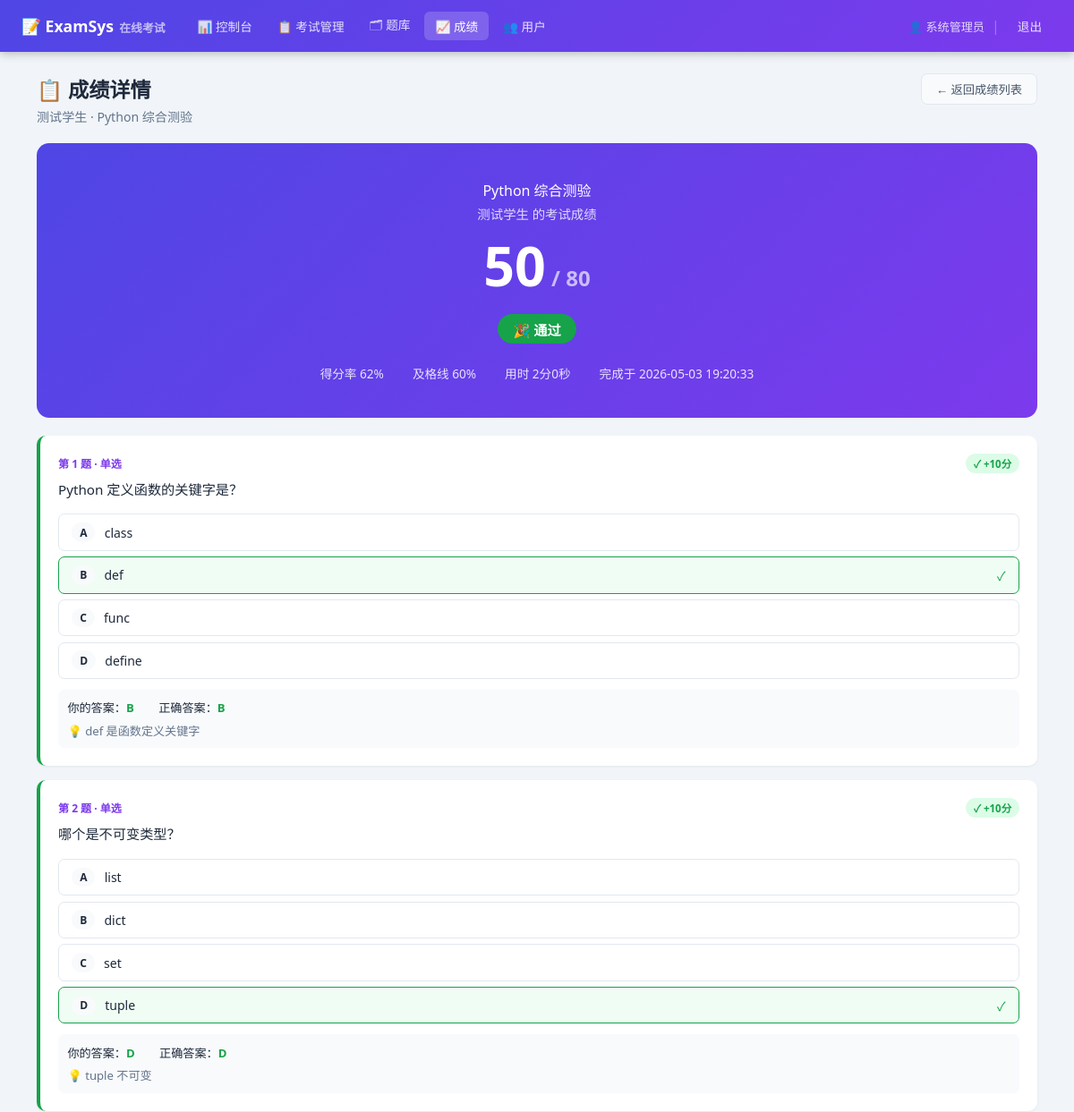
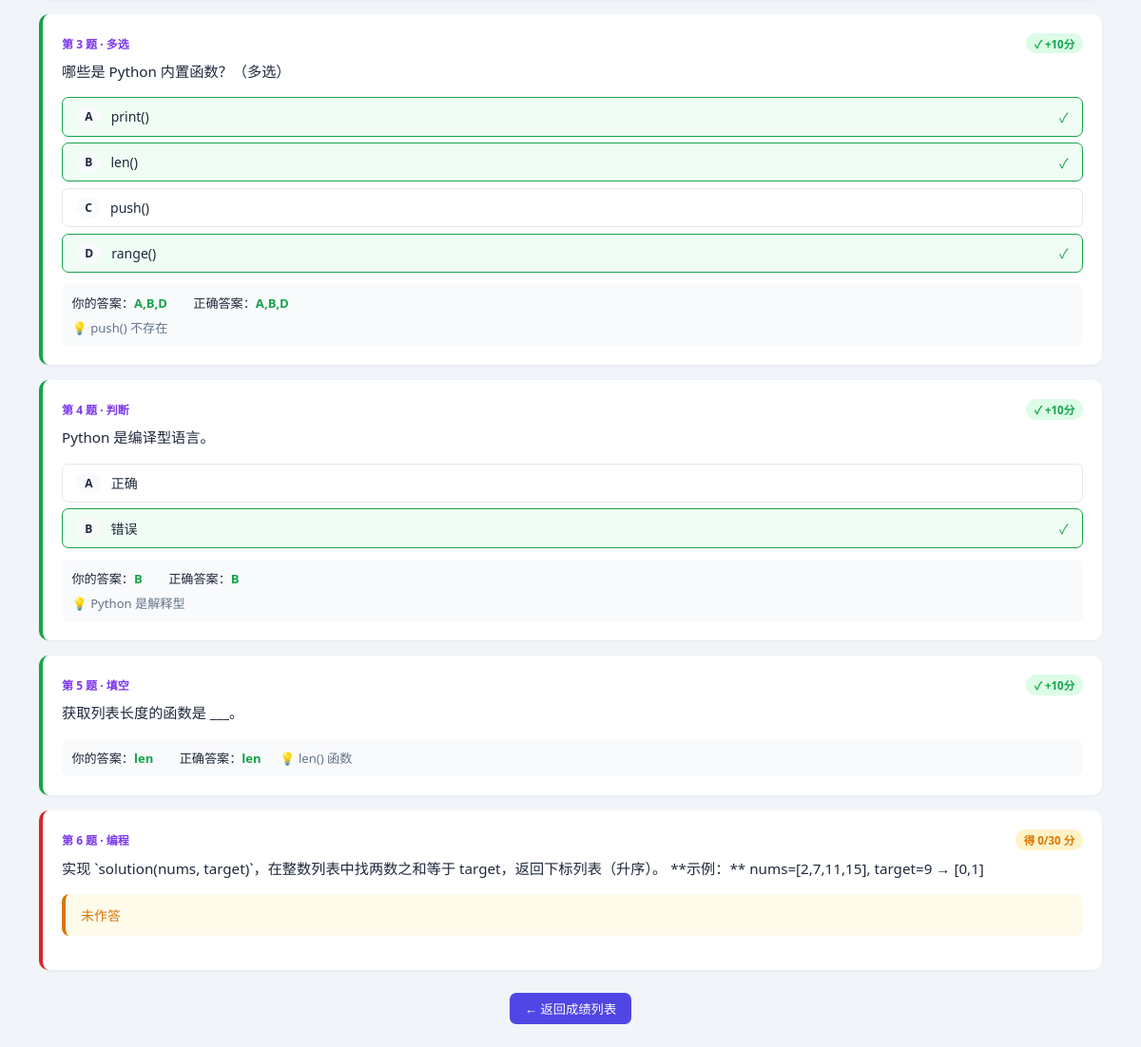
Page /admin/record/1/detail (signed in) on the committed database (2 pictures, top to bottom).
### tables this page shows
CREATE TABLE users (
        id         INTEGER PRIMARY KEY AUTOINCREMENT,
        username   TEXT UNIQUE NOT NULL,
        password   TEXT NOT NULL,
        role       TEXT NOT NULL DEFAULT 'student',
        name       TEXT,
        created_at TEXT DEFAULT (datetime('now','localtime'))
    );

CREATE TABLE exams (
        id          INTEGER PRIMARY KEY AUTOINCREMENT,
        title       TEXT NOT NULL,
        description TEXT,
        duration    INTEGER DEFAULT 60,
        pass_score  INTEGER DEFAULT 60,
        shuffle     INTEGER DEFAULT 1,
        status      TEXT DEFAULT 'draft',
        created_by  INTEGER,
        created_at  TEXT DEFAULT (datetime('now','localtime')),
        FOREIGN KEY(created_by) REFERENCES users(id)
    );

CREATE TABLE exam_records (
        id          INTEGER PRIMARY KEY AUTOINCREMENT,
        exam_id     INTEGER NOT NULL,
        user_id     INTEGER NOT NULL,
        answers     TEXT,
        score       INTEGER DEFAULT 0,
        total       INTEGER DEFAULT 0,
        passed      INTEGER DEFAULT 0,
        started_at  TEXT DEFAULT (datetime('now','localtime')),
        finished_at TEXT,
        time_used   INTEGER DEFAULT 0,
        FOREIGN KEY(exam_id) REFERENCES exams(id),
        FOREIGN KEY(user_id) REFERENCES users(id)
    );

CREATE TABLE questions (
        id             INTEGER PRIMARY KEY AUTOINCREMENT,
        exam_id        INTEGER NOT NULL,
        qtype          TEXT NOT NULL,
        content        TEXT NOT NULL,
        options        TEXT,
        answer         TEXT NOT NULL DEFAULT '',
        explanation    TEXT,
        score          INTEGER DEFAULT 10,
        sort_order     INTEGER DEFAULT 0,
        func_name      TEXT,
        func_signature TEXT,
        test_cases     TEXT,
        num_random     INTEGER DEFAULT 5,
        time_limit     INTEGER DEFAULT 5,
        FOREIGN KEY(exam_id) REFERENCES exams(id)
    );

### app.py (the view)
@app.route('/admin/record/<int:rid>/detail')
@admin_required
def admin_record_detail(rid):
    db  = get_db()
    rec = db.execute("SELECT er.*,u.name uname,e.title etitle,e.pass_score "
                     "FROM exam_records er JOIN users u ON er.user_id=u.id "
                     "JOIN exams e ON er.exam_id=e.id WHERE er.id=?",(rid,)).fetchone()
    if not rec: flash('记录不存在','warning'); return redirect(url_for('admin_records'))
    qs = [dict(q) for q in db.execute(
        "SELECT * FROM questions WHERE exam_id=? ORDER BY sort_order",(rec['exam_id'],)).fetchall()]
    for q in qs:
        if q['options']: q['options']=json.loads(q['options'])
    return render_template('admin_record_detail.html', rec=rec, questions=qs,
                           answers=json.loads(rec['answers'] or '{}'))

### app.py (called while the page is built)
def get_db():
    if 'db' not in g:
        g.db = sqlite3.connect(DB_PATH)
        g.db.row_factory = sqlite3.Row
        g.db.execute("PRAGMA journal_mode=WAL")
    return g.db

def login_required(f):
    @wraps(f)
    def d(*a,**kw):
        if 'user_id' not in session:
            flash('请先登录','warning'); return redirect(url_for('login'))
        return f(*a,**kw)
    return d

def admin_required(f):
    @wraps(f)
    def d(*a,**kw):
        if session.get('role') != 'admin':
            flash('权限不足','danger'); return redirect(url_for('index'))
        return f(*a,**kw)
    return login_required(d)

### templates/admin_record_detail.html (shortened to what this page needs)
{% extends 'base.html' %}
{% block content %}
{% set pct = (rec.score/rec.total*100)|int if rec.total else 0 %}
<div class="ph">
  <div><h1>📋 成绩详情</h1><p>{{ rec.uname }} · {{ rec.etitle }}</p></div>
  <a href="{{ url_for('admin_records') }}" class="btn bsec">← 返回成绩列表</a>
</div>
<div class="res-hero">
  <div>{{ rec.etitle }}</div>
  <div style="font-size:.9rem;margin-top:.25rem;opacity:.8">{{ rec.uname }} 的考试成绩</div>
  <div class="res-score">{{ rec.score }}<span style="font-size:1.5rem;opacity:.65"> / {{ rec.total }}</span></div>
  <div class="res-badge {% if rec.passed %}rb-pass{% else %}rb-fail{% endif %}">
    {% if rec.passed %}🎉 通过{% else %}😞 未通过{% endif %}
  </div>
  <div style="margin-top:1rem;display:flex;justify-content:center;gap:2rem;font-size:.85rem;opacity:.85;flex-wrap:wrap">
    <span>得分率 {{ pct }}%</span>
    <span>及格线 {{ rec.pass_score }}%</span>
    <span>用时 {{ rec.time_used//60 }}分{{ rec.time_used%60 }}秒</span>
    <span>完成于 {{ rec.finished_at }}</span>
  </div>
</div>
{% for q in questions %}
{% set ans = answers.get(q.id|string, {}) %}
{% set is_ok = ans.get('ok', False) %}
<div class="qcard {% if is_ok %}ok{% else %}err{% endif %}">
  <div class="qnum">
    <span>第 {{ loop.index }} 题 · {% if q.qtype=='single' %}单选{% elif q.qtype=='multi' %}多选{% elif q.qtype=='truefalse' %}判断{% elif q.qtype=='fillblank' %}填空{% else %}编程{% endif %}</span>
    {% if q.qtype=='coding' %}
      <span>
        {% set sb=ans.get('sandbox') %}
        <span class="badge bv-w">得 {{ ans.get('earned',0) }}/{{ q.score }} 分</span>
      </span>
    {% else %}
      {% if is_ok %}<span class="badge bv-g">✓ +{{ q.score }}分</span>{% else %}<span class="badge bv-r">✗ 0分</span>{% endif %}
    {% endif %}
  </div>
  <div class="qcontent">{{ q.content }}</div>
  {% if q.qtype == 'coding' %}
    {% if ans.get('user') %}
    <div class="code-wrap" style="margin-bottom:.75rem">
      <div class="code-toolbar"><span>学生代码</span></div>
      <pre style="background:#0f172a;color:#e2e8f0;padding:.85rem 1rem;font-size:.82rem;overflow-x:auto;line-height:1.6;margin:0">{{ ans.get('user','') }}</pre>
    </div>
    {% else %}
    <div class="alert al-w">未作答</div>
    {% endif %}
  {% elif q.options %}
    <div class="opts" style="pointer-events:none">
      {% for opt in q.options %}
      {% set L = ['A','B','C','D'][loop.index0] %}
      {% set ua = ans.get('user','') %}
      {% set ca = ans.get('correct','') %}
      <div class="opt-lb" style="{% if L in ca %}background:#f0fdf4;border-color:var(--ok);{% elif L in ua and L not in ca %}background:#fef2f2;border-color:var(--err);{% endif %}">
        <span class="pill">{{ L }}</span>{{ opt }}
        {% if L in ca %}<span style="margin-left:auto;color:var(--ok)">✓</span>{% endif %}
      </div>
      {% endfor %}
    </div>
    <div style="margin-top:.75rem;padding:.65rem;background:var(--light);border-radius:7px;font-size:.82rem">
      <span>你的答案：<strong style="color:{% if is_ok %}var(--ok){% else %}var(--err){% endif %}">{{ ans.get('user','未作答') or '未作答' }}</strong></span>
      <span style="margin-left:1.5rem">正确答案：<strong style="color:var(--ok)">{{ ans.get('correct','') }}</strong></span>
      {% if q.explanation %}<div style="margin-top:.4rem;color:var(--muted)">💡 {{ q.explanation }}</div>{% endif %}
    </div>
  {% else %}
    <div style="padding:.65rem;background:var(--light);border-radius:7px;font-size:.82rem">
      你的答案：<strong style="color:{% if is_ok %}var(--ok){% else %}var(--err){% endif %}">{{ ans.get('user','未作答') or '未作答' }}</strong>
      <span style="margin-left:1.5rem">正确答案：<strong style="color:var(--ok)">{{ ans.get('correct','') }}</strong></span>
      {% if q.explanation %}<span style="margin-left:1rem;color:var(--muted)">💡 {{ q.explanation }}</span>{% endif %}
    </div>
  {% endif %}
</div>
{% endfor %}
<div class="tc mt3"><a href="{{ url_for('admin_records') }}" class="btn bp">← 返回成绩列表</a></div>
{% endblock %}

### templates/base.html (style rules this page uses)
* { box-sizing:border-box;margin:0;padding:0 }
:root { --pri:#4f46e5;--pri2:#7c3aed;--ok:#16a34a;--err:#dc2626;--warn:#d97706;--info:#2563eb; --bg:#f1f5f9;--card:#fff;--border:#e2e8f0;--text:#1e293b;--muted:#64748b;--light:#f8fafc }
body { font-family:'Segoe UI',system-ui,sans-serif;background:var(--bg);color:var(--text);min-height:100vh }
a { color:var(--pri);text-decoration:none }
.ph { display:flex;align-items:flex-start;justify-content:space-between;gap:1rem; margin-bottom:1.25rem;flex-wrap:wrap }
.ph h1 { font-size:1.45rem;color:var(--text);display:flex;align-items:center;gap:.45rem }
.ph p { color:var(--muted);font-size:.88rem;margin-top:.25rem }
.btn { display:inline-flex;align-items:center;gap:.3rem;padding:.45rem 1rem;border-radius:7px; font-size:.83rem;font-weight:500;cursor:pointer;border:none;transition:all .18s; white-space:nowrap;text-decoration:none!important }
.bp { background:var(--pri);color:#fff }
.bsec { background:var(--light);color:#475569;border:1px solid var(--border) }
.badge { display:inline-flex;align-items:center;padding:.18rem .55rem;border-radius:20px; font-size:.72rem;font-weight:600;white-space:nowrap }
.bv-g { background:#dcfce7;color:var(--ok) }
.bv-w { background:#fef3c7;color:var(--warn) }
.alert { padding:.75rem 1rem;border-radius:8px;margin-bottom:1rem;font-size:.875rem; display:flex;align-items:flex-start;gap:.5rem }
.al-w { background:#fffbeb;color:var(--warn);border-left:4px solid var(--warn) }
.qcard { background:var(--card);border-radius:10px;padding:1.25rem;margin-bottom:1rem; border-left:4px solid var(--pri);box-shadow:0 1px 3px rgba(0,0,0,.06) }
.qcard.ok { border-left-color:var(--ok) }
.qcard.err { border-left-color:var(--err) }
.qnum { font-size:.75rem;color:var(--pri2);font-weight:700;text-transform:uppercase;margin-bottom:.4rem; display:flex;justify-content:space-between;align-items:center }
.qcontent { font-size:.95rem;font-weight:500;line-height:1.65;margin-bottom:.9rem }
.opts { display:flex;flex-direction:column;gap:.4rem }
.opt-lb { display:flex;align-items:center;gap:.65rem;padding:.55rem .9rem; border:1.5px solid var(--border);border-radius:7px;cursor:pointer; transition:all .18s;font-size:.875rem }
.pill { background:var(--light);border-radius:999px;padding:.15rem .55rem; font-size:.75rem;font-weight:600;flex-shrink:0 }
.res-hero { text-align:center;padding:2.5rem;background:linear-gradient(135deg,var(--pri),var(--pri2)); color:#fff;border-radius:14px;margin-bottom:1.25rem }
.res-score { font-size:3.8rem;font-weight:800;margin:.4rem 0 }
.res-badge { display:inline-block;padding:.35rem 1.1rem;border-radius:20px;font-size:.95rem;font-weight:600;margin:.4rem 0 }
.rb-pass { background:var(--ok) }
.mt3 { margin-top:1.5rem }
.tc { text-align:center }

### rows in the picture
users: uname "测试学生"
exams: etitle "Python 综合测验", pass_score "60"
exam_records: score "50", total "80", time_used "2", rec.time_used%60 "0", finished_at "2026-05-03 19:20:33"
questions: qtype "单选", score "10", content "Python 定义函数的关键字是？", options "A" "B" "C" "D", options "class" "def" "func" "define", answer "B", get "B", explanation "def 是函数定义关键字"
questions: qtype "单选", score "10", content "哪个是不可变类型？", options "A" "B" "C" "D", options "list" "dict" "set" "tuple", answer "D", get "D", explanation "tuple 不可变"
questions: qtype "多选", score "10", content "哪些是 Python 内置函数？（多选）", options "A" "B" "C" "D", options "print()" "len()" "push()" "range()", answer "A,B,D", get "A,B,D", explanation "push() 不存在"
questions: qtype "判断", score "10", content "Python 是编译型语言。", options "A" "B", options "正确" "错误", answer "B", get "B", explanation "Python 是解释型"
questions: qtype "填空", score "10", content "获取列表长度的函数是 ___。", answer "len", get "len", explanation "len() 函数"
questions: qtype "编程", get "0", score "30", content "实现 `solution(nums, target)`，在整数列表中找两数之和等于 target，返回下标列表（升序）。 **示例：** nums=[2,7,11,15], target=9 → [0,1]"

### other values in the picture
{{ session.name }} "系统管理员"
{{ pct }} "62"
